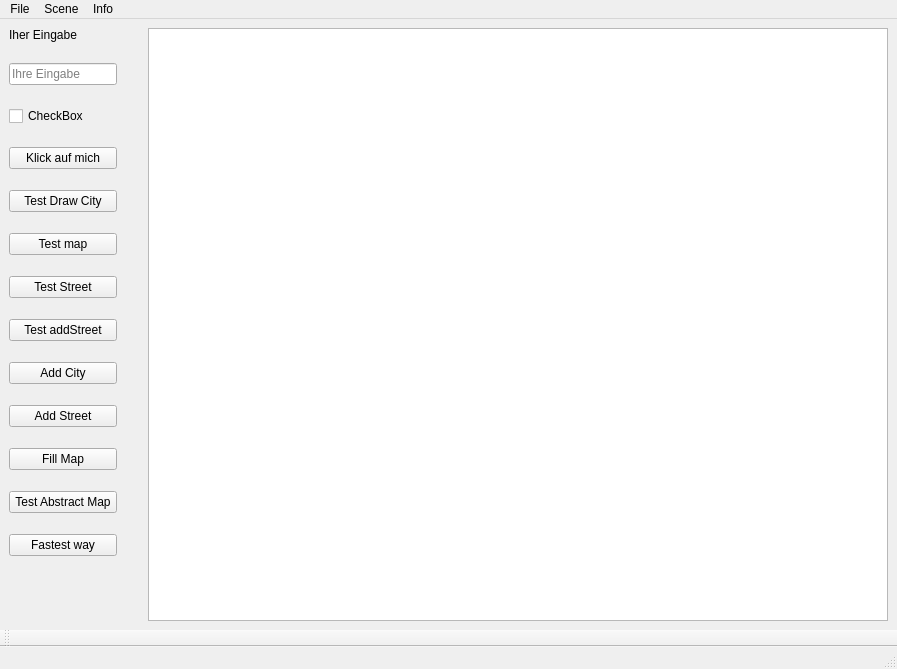
<?xml version="1.0" encoding="UTF-8"?>
<ui version="4.0">
 <class>MainWindow</class>
 <widget class="QMainWindow" name="MainWindow">
  <property name="enabled">
   <bool>true</bool>
  </property>
  <property name="geometry">
   <rect>
    <x>0</x>
    <y>0</y>
    <width>897</width>
    <height>669</height>
   </rect>
  </property>
  <property name="windowTitle">
   <string>MainWindow</string>
  </property>
  <widget class="QWidget" name="centralwidget">
   <layout class="QGridLayout" name="gridLayout" columnstretch="0,0">
    <property name="horizontalSpacing">
     <number>31</number>
    </property>
    <property name="verticalSpacing">
     <number>21</number>
    </property>
    <item row="1" column="0">
     <widget class="QLineEdit" name="lineEdit_teste_was">
      <property name="placeholderText">
       <string>Ihre Eingabe</string>
      </property>
      <property name="clearButtonEnabled">
       <bool>true</bool>
      </property>
     </widget>
    </item>
    <item row="4" column="0">
     <widget class="QPushButton" name="pushButton_DrowCity">
      <property name="text">
       <string>Test Draw City</string>
      </property>
     </widget>
    </item>
    <item row="6" column="0">
     <widget class="QPushButton" name="pushButton_testStreat">
      <property name="text">
       <string>Test Street</string>
      </property>
     </widget>
    </item>
    <item row="0" column="1" rowspan="15">
     <widget class="QGraphicsView" name="graphicsView">
      <property name="enabled">
       <bool>true</bool>
      </property>
      <property name="sizePolicy">
       <sizepolicy hsizetype="Expanding" vsizetype="Expanding">
        <horstretch>1</horstretch>
        <verstretch>0</verstretch>
       </sizepolicy>
      </property>
      <property name="toolTip">
       <string>sdfsf</string>
      </property>
      <property name="dragMode">
       <enum>QGraphicsView::ScrollHandDrag</enum>
      </property>
     </widget>
    </item>
    <item row="5" column="0">
     <widget class="QPushButton" name="pushButton_testMap">
      <property name="text">
       <string>Test map</string>
      </property>
     </widget>
    </item>
    <item row="10" column="0">
     <widget class="QPushButton" name="pushButton_FillMap">
      <property name="text">
       <string>Fill Map</string>
      </property>
     </widget>
    </item>
    <item row="3" column="0">
     <widget class="QPushButton" name="pushButton_teste_was">
      <property name="toolTip">
       <string>Du bisch sd2332</string>
      </property>
      <property name="text">
       <string>Klick auf mich</string>
      </property>
     </widget>
    </item>
    <item row="14" column="0">
     <spacer name="verticalSpacer">
      <property name="orientation">
       <enum>Qt::Vertical</enum>
      </property>
      <property name="sizeHint" stdset="0">
       <size>
        <width>20</width>
        <height>40</height>
       </size>
      </property>
     </spacer>
    </item>
    <item row="12" column="0">
     <widget class="QPushButton" name="pushButton">
      <property name="text">
       <string>Fastest way</string>
      </property>
     </widget>
    </item>
    <item row="11" column="0">
     <widget class="QPushButton" name="pushButton_AbstractMap">
      <property name="text">
       <string>Test Abstract Map</string>
      </property>
     </widget>
    </item>
    <item row="8" column="0">
     <widget class="QPushButton" name="pushButton_addCity">
      <property name="text">
       <string>Add City</string>
      </property>
     </widget>
    </item>
    <item row="7" column="0">
     <widget class="QPushButton" name="pushButton_TestaddStreet">
      <property name="text">
       <string>Test addStreet</string>
      </property>
     </widget>
    </item>
    <item row="2" column="0">
     <widget class="QCheckBox" name="checkBox">
      <property name="text">
       <string>CheckBox</string>
      </property>
     </widget>
    </item>
    <item row="0" column="0">
     <widget class="QLabel" name="label_eingabe">
      <property name="text">
       <string>Iher Eingabe</string>
      </property>
     </widget>
    </item>
    <item row="9" column="0">
     <widget class="QPushButton" name="pushButton_2">
      <property name="text">
       <string>Add Street</string>
      </property>
     </widget>
    </item>
   </layout>
  </widget>
  <widget class="QStatusBar" name="statusbar"/>
  <widget class="QToolBar" name="toolBar">
   <property name="windowTitle">
    <string>toolBar</string>
   </property>
   <attribute name="toolBarArea">
    <enum>BottomToolBarArea</enum>
   </attribute>
   <attribute name="toolBarBreak">
    <bool>false</bool>
   </attribute>
  </widget>
  <widget class="QMenuBar" name="menuBar">
   <property name="geometry">
    <rect>
     <x>0</x>
     <y>0</y>
     <width>897</width>
     <height>22</height>
    </rect>
   </property>
   <widget class="QMenu" name="menuFile">
    <property name="title">
     <string>File</string>
    </property>
    <addaction name="actionOpen_2"/>
    <addaction name="actionSave"/>
    <addaction name="separator"/>
    <addaction name="actionExit"/>
   </widget>
   <widget class="QMenu" name="menuScene">
    <property name="title">
     <string>Scene</string>
    </property>
    <addaction name="actionClear_Scene"/>
   </widget>
   <widget class="QMenu" name="menuInfo">
    <property name="title">
     <string>Info</string>
    </property>
    <addaction name="actionAbout"/>
   </widget>
   <addaction name="menuFile"/>
   <addaction name="menuScene"/>
   <addaction name="menuInfo"/>
  </widget>
  <action name="actionOpen">
   <property name="text">
    <string>Open</string>
   </property>
  </action>
  <action name="actionOpen_2">
   <property name="enabled">
    <bool>false</bool>
   </property>
   <property name="text">
    <string>Open</string>
   </property>
  </action>
  <action name="actionSave">
   <property name="enabled">
    <bool>false</bool>
   </property>
   <property name="text">
    <string>Save</string>
   </property>
  </action>
  <action name="actionExit">
   <property name="text">
    <string>Exit</string>
   </property>
   <property name="shortcut">
    <string>Alt+E</string>
   </property>
  </action>
  <action name="actionClear_Scene">
   <property name="text">
    <string>Clear Scene</string>
   </property>
   <property name="shortcut">
    <string>Alt+S</string>
   </property>
  </action>
  <action name="actionAbout">
   <property name="text">
    <string>About</string>
   </property>
  </action>
 </widget>
 <resources/>
 <connections/>
</ui>
